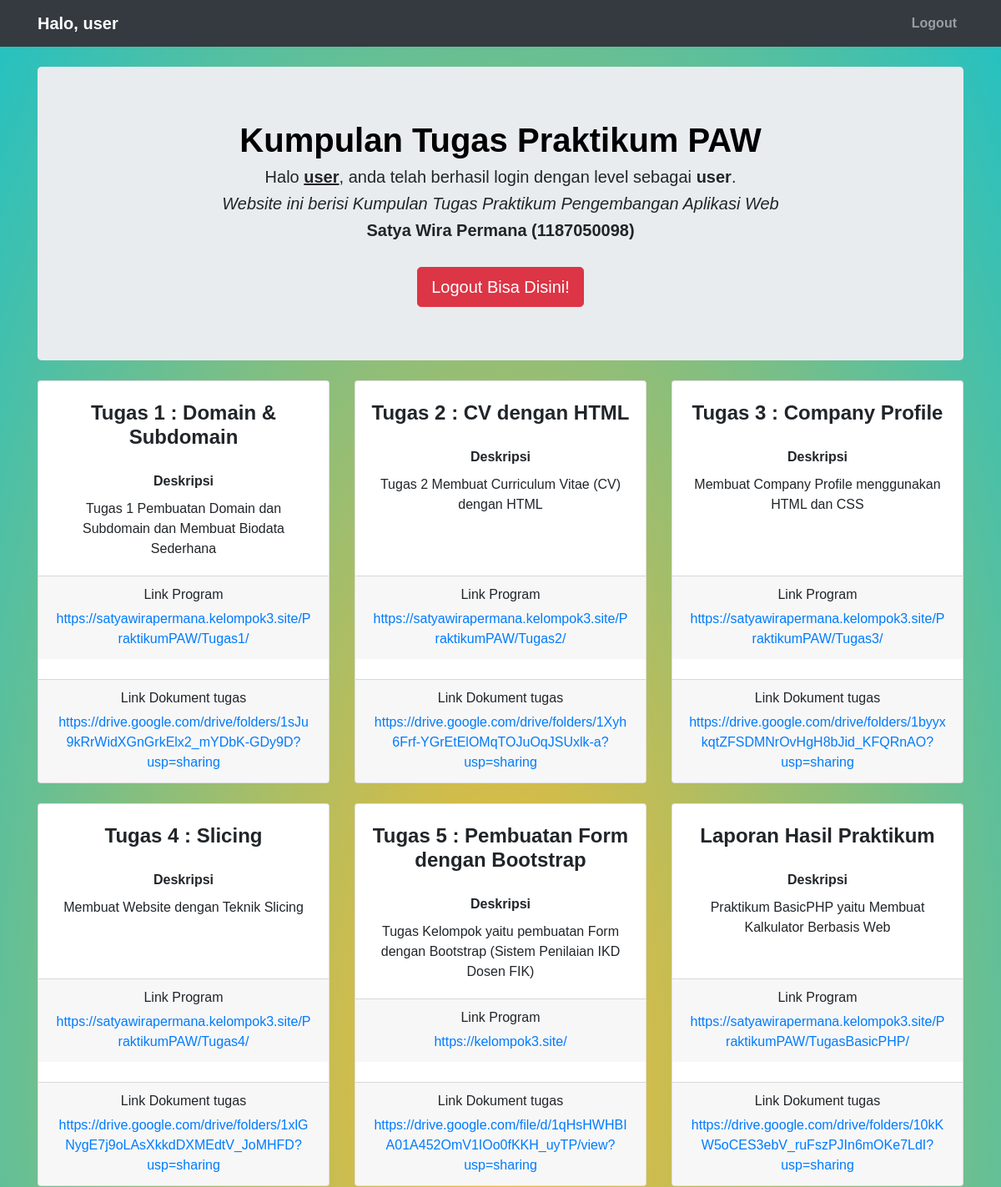
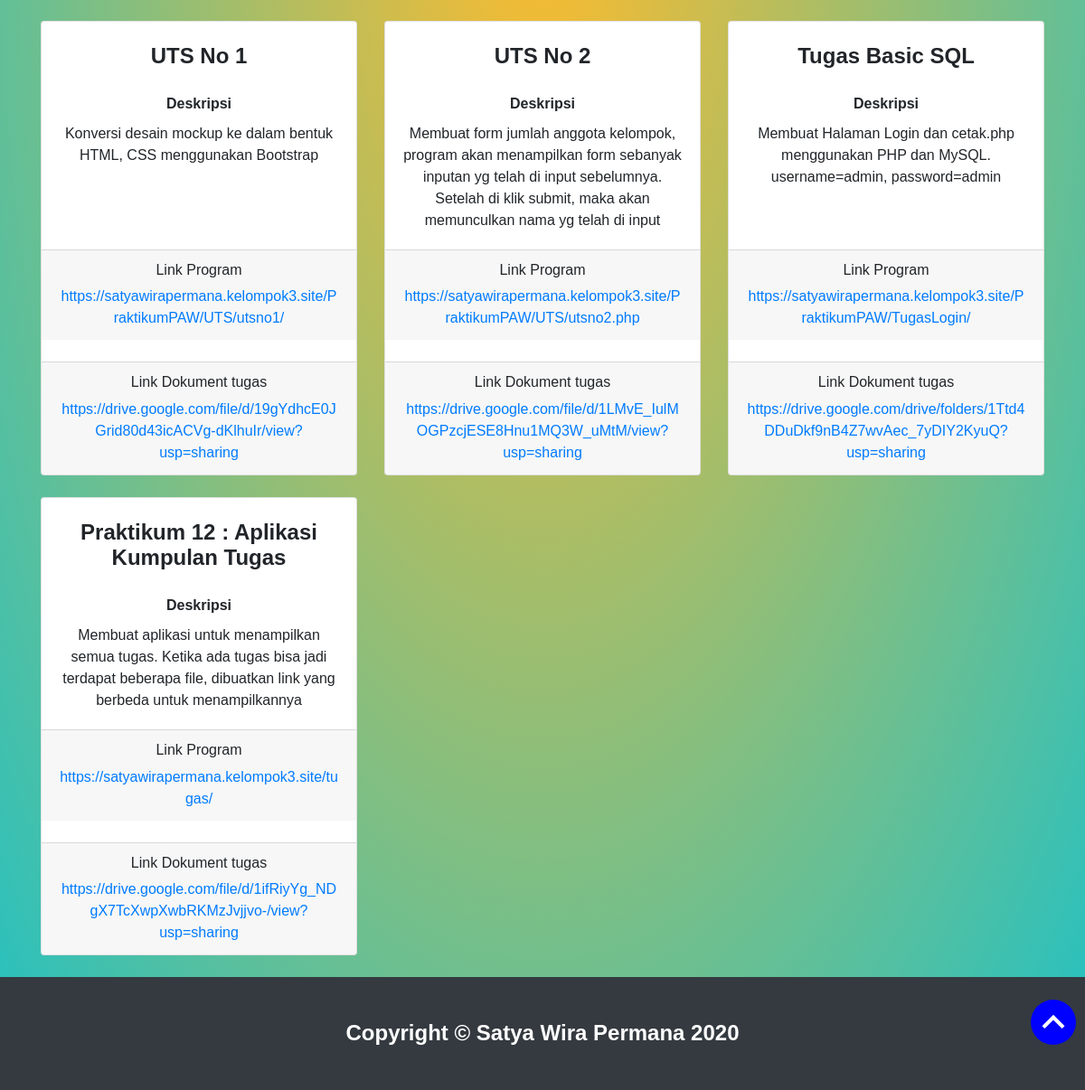
Page /halaman_user.php (signed in) on the committed database (2 pictures, top to bottom).
### tables this page shows
CREATE TABLE `daftar_tugas` (
  `id_tugas` int(11) NOT NULL,
  `nama_tugas` text NOT NULL,
  `deskripsi` text NOT NULL,
  `linkurl` text NOT NULL,
  `linkdocument` varchar(255) NOT NULL
);

### halaman_user.php (the view, shortened to what this page needs)
<?php
	require_once 'koneksicrud.php';
?>
<!DOCTYPE html>
<html lang="en">
<head>
  <link href="vendor/bootstrap/css/bootstrap.min.css" rel="stylesheet">
  <link href="css/heroic-features.css" rel="stylesheet">
  <link rel="stylesheet" type="text/css" href="style.css">
</head>
<body>
  	<?php
    	$q = $conn->query("SELECT * FROM daftar_tugas");
  	?>
  <nav class="navbar navbar-expand-lg navbar-dark bg-dark fixed-top">
    <div class="container">
      <a class="navbar-brand"><b>Halo, <?php echo $_SESSION['username']; ?></b></a>
      <div class="collapse navbar-collapse" id="navbarResponsive">
        <ul class="navbar-nav ml-auto">
          <li class="nav-item">
            <a class="nav-link" href="logout.php"><b>Logout</b></a>
          </li>
        </ul>
      </div>
    </div>
  </nav>
  <div class="container">
    <header class="jumbotron my-4">
      <h1><b>Kumpulan Tugas Praktikum PAW</b></h1>
      <center><h5>Halo <b><u><?php echo $_SESSION['username']; ?></u></b>, anda telah berhasil login dengan level sebagai <b><?php echo $_SESSION['level']; ?></b>.</h5>
      <center><h5><i>Website ini berisi Kumpulan Tugas Praktikum Pengembangan Aplikasi Web</i></h5>
      <center><h5><b>Satya Wira Permana (1187050098)</b></h5>
      <br>
      <a href="logout.php" class="btn btn-danger btn-lg">Logout Bisa Disini!</a></center>
    </header>
    <div class="row text-center">
      <?php  while ($dt = $q->fetch_assoc()) : ?>
      <div class="col-lg-4 col-md-6 mb-4">
        <div class="card h-100">
          <h4><b><?= $dt['nama_tugas'] ?></b></h4>
          <div class="card-body">
            <h6 class="card-title"><b>Deskripsi</b></h6>
            <p class="card-text"><?= $dt['deskripsi'] ?></p>
          </div>
          <div class="card-footer">
            <h6>Link Program</h6>
            <a href="<?= $dt['linkurl'] ?>" target="_blank"><?= $dt['linkurl'] ?></a>
          </div></br>
          <div class="card-footer">
            <h6>Link Dokument tugas</h6>
            <a href="<?= $dt['linkdocument'] ?>" target="_blank"><?= $dt['linkdocument'] ?></a>
          </div>
        </div>
      </div>
      <?php endwhile; ?>
    </div>
  </div>
  <footer class="py-5 bg-dark">
    <div class="container">
      <h4 class="m-0 text-center text-white"><b>Copyright &copy; Satya Wira Permana 2020</b></h4>
    </div>
  </footer>
  <a href="#" class="backtoTop"></a>
</body>
</html>

### css/heroic-features.css (style rules this page uses)
body { padding-top: 56px; }

### style.css (style rules this page uses)
body { font-family: sans-serif; background-image: radial-gradient(#fdbb2d, #22c1c3); height: 100% background-repeat: no-repeat; background-size: cover; }
h1 { color: black; text-align: center; }

### halaman_user.php (style rules this page uses)
html { scroll-behavior:smooth; }
.backtoTop { width:50px; height:50px; position:fixed; bottom:50px; right: 10px; z-index:99; cursor:pointer; border-radius:100px; transition:all .5s; }

### rows in the picture
daftar_tugas: nama_tugas "Tugas 1 : Domain & Subdomain", deskripsi "Tugas 1 Pembuatan Domain dan Subdomain dan Membuat Biodata Sederhana", linkurl "https://satyawirapermana.kelompok3.site/PraktikumPAW/Tugas1/", linkdocument "https://drive.google.com/drive/folders/1sJu9kRrWidXGnGrkElx2_mYDbK-GDy9D?usp=sharing"
daftar_tugas: nama_tugas "Tugas 2 : CV dengan HTML", deskripsi "Tugas 2 Membuat Curriculum Vitae (CV) dengan HTML", linkurl "https://satyawirapermana.kelompok3.site/PraktikumPAW/Tugas2/", linkdocument "https://drive.google.com/drive/folders/1Xyh6Frf-YGrEtElOMqTOJuOqJSUxlk-a?usp=sharing"
daftar_tugas: nama_tugas "Tugas 3 : Company Profile", deskripsi "Membuat Company Profile menggunakan HTML dan CSS", linkurl "https://satyawirapermana.kelompok3.site/PraktikumPAW/Tugas3/", linkdocument "https://drive.google.com/drive/folders/1byyxkqtZFSDMNrOvHgH8bJid_KFQRnAO?usp=sharing"
daftar_tugas: nama_tugas "Tugas 4 : Slicing", deskripsi "Membuat Website dengan Teknik Slicing", linkurl "https://satyawirapermana.kelompok3.site/PraktikumPAW/Tugas4/", linkdocument "https://drive.google.com/drive/folders/1xlGNygE7j9oLAsXkkdDXMEdtV_JoMHFD?usp=sharing"
daftar_tugas: nama_tugas "Tugas 5 : Pembuatan Form dengan Bootstrap", deskripsi "Tugas Kelompok yaitu pembuatan Form dengan Bootstrap (Sistem Penilaian IKD Dosen FIK)", linkurl "https://kelompok3.site/", linkdocument "https://drive.google.com/file/d/1qHsHWHBIA01A452OmV1IOo0fKKH_uyTP/view?usp=sharing"
daftar_tugas: nama_tugas "Laporan Hasil Praktikum", deskripsi "Praktikum BasicPHP yaitu Membuat Kalkulator Berbasis Web", linkurl "https://satyawirapermana.kelompok3.site/PraktikumPAW/TugasBasicPHP/", linkdocument "https://drive.google.com/drive/folders/10kKW5oCES3ebV_ruFszPJIn6mOKe7LdI?usp=sharing"
daftar_tugas: nama_tugas "UTS No 1", deskripsi "Konversi desain mockup ke dalam bentuk HTML, CSS menggunakan Bootstrap", linkurl "https://satyawirapermana.kelompok3.site/PraktikumPAW/UTS/utsno1/", linkdocument "https://drive.google.com/file/d/19gYdhcE0JGrid80d43icACVg-dKlhuIr/view?usp=sharing"
daftar_tugas: nama_tugas "UTS No 2", deskripsi "Membuat form jumlah anggota kelompok, program akan menampilkan form sebanyak inputan yg telah di input sebelumnya. Setelah di klik submit, maka akan memunculkan nama yg telah di input", linkurl "https://satyawirapermana.kelompok3.site/PraktikumPAW/UTS/utsno2.php", linkdocument "https://drive.google.com/file/d/1LMvE_IulMOGPzcjESE8Hnu1MQ3W_uMtM/view?usp=sharing"
daftar_tugas: nama_tugas "Tugas Basic SQL", deskripsi "Membuat Halaman Login dan cetak.php menggunakan PHP dan MySQL. username=admin, password=admin", linkurl "https://satyawirapermana.kelompok3.site/PraktikumPAW/TugasLogin/", linkdocument "https://drive.google.com/drive/folders/1Ttd4DDuDkf9nB4Z7wvAec_7yDIY2KyuQ?usp=sharing"
daftar_tugas: nama_tugas "Praktikum 12 : Aplikasi Kumpulan Tugas", deskripsi "Membuat aplikasi untuk menampilkan semua tugas. Ketika ada tugas bisa jadi terdapat beberapa file, dibuatkan link yang berbeda untuk menampilkannya", linkurl "https://satyawirapermana.kelompok3.site/tugas/", linkdocument "https://drive.google.com/file/d/1ifRiyYg_NDgX7TcXwpXwbRKMzJvjjvo-/view?usp=sharing"

### other values in the picture
$_SESSION['username'] "user"
$_SESSION['level'] "user"
